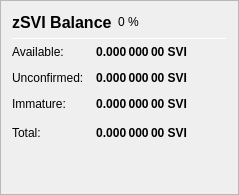
                   <widget class="QFrame" name="frame_ZerocoinBalances">
                    <property name="frameShape">
                     <enum>QFrame::StyledPanel</enum>
                    </property>
                    <property name="frameShadow">
                     <enum>QFrame::Raised</enum>
                    </property>
                    <layout class="QVBoxLayout" name="verticalLayout_7">
                     <item>
                      <layout class="QHBoxLayout" name="horizontalLayout_8" stretch="0,0,0">
                       <item>
                        <widget class="QLabel" name="label_5z_3">
                         <property name="minimumSize">
                          <size>
                           <width>0</width>
                           <height>20</height>
                          </size>
                         </property>
                         <property name="font">
                          <font>
                           <pointsize>12</pointsize>
                           <weight>75</weight>
                           <bold>true</bold>
                          </font>
                         </property>
                         <property name="text">
                          <string>zSVI Balance</string>
                         </property>
                        </widget>
                       </item>
                       <item>
                        <widget class="QLabel" name="labelzSVIPercent">
                         <property name="text">
                          <string notr="true">0 %</string>
                         </property>
                        </widget>
                       </item>
                       <item>
                        <spacer name="horizontalSpacer_11">
                         <property name="orientation">
                          <enum>Qt::Horizontal</enum>
                         </property>
                         <property name="sizeHint" stdset="0">
                          <size>
                           <width>40</width>
                           <height>20</height>
                          </size>
                         </property>
                        </spacer>
                       </item>
                      </layout>
                     </item>
                     <item>
                      <widget class="Line" name="line_ZerocoinBalance">
                       <property name="minimumSize">
                        <size>
                         <width>0</width>
                         <height>1</height>
                        </size>
                       </property>
                       <property name="maximumSize">
                        <size>
                         <width>16777215</width>
                         <height>1</height>
                        </size>
                       </property>
                       <property name="orientation">
                        <enum>Qt::Horizontal</enum>
                       </property>
                      </widget>
                     </item>
                     <item>
                      <layout class="QGridLayout" name="gridLayout_5">
                       <property name="spacing">
                        <number>12</number>
                       </property>
                       <item row="1" column="0">
                        <widget class="QLabel" name="labelzBalanceMatureText">
                         <property name="toolTip">
                          <string>Mature: more than 20 confirmation and more than 1 mint of the same denomination after it was minted.
These zSVI are spendable.</string>
                         </property>
                         <property name="text">
                          <string>Available:</string>
                         </property>
                        </widget>
                       </item>
                       <item row="1" column="1">
                        <widget class="QLabel" name="labelzBalanceMature">
                         <property name="font">
                          <font>
                           <weight>75</weight>
                           <bold>true</bold>
                          </font>
                         </property>
                         <property name="toolTip">
                          <string>Mature: more than 20 confirmation and more than 1 mint of the same denomination after it was minted.
These zSVI are spendable.</string>
                         </property>
                         <property name="text">
                          <string notr="true">0.000 000 00 SVI</string>
                         </property>
                         <property name="alignment">
                          <set>Qt::AlignRight|Qt::AlignTrailing|Qt::AlignVCenter</set>
                         </property>
                        </widget>
                       </item>
                       <item row="2" column="0">
                        <widget class="QLabel" name="labelzBalanceUnconfirmedText">
                         <property name="toolTip">
                          <string>Unconfirmed: less than 20 confirmations
Immature: confirmed, but less than 1 mint of the same denomination after it was minted</string>
                         </property>
                         <property name="text">
                          <string>Unconfirmed:</string>
                         </property>
                        </widget>
                       </item>
                       <item row="2" column="1">
                        <widget class="QLabel" name="labelzBalanceUnconfirmed">
                         <property name="font">
                          <font>
                           <weight>75</weight>
                           <bold>true</bold>
                          </font>
                         </property>
                         <property name="toolTip">
                          <string>Unconfirmed: less than 20 confirmations
Immature: confirmed, but less than 1 mint of the same denomination after it was minted</string>
                         </property>
                         <property name="text">
                          <string notr="true">0.000 000 00 SVI</string>
                         </property>
                         <property name="alignment">
                          <set>Qt::AlignRight|Qt::AlignTrailing|Qt::AlignVCenter</set>
                         </property>
                        </widget>
                       </item>
                       <item row="3" column="0">
                        <widget class="QLabel" name="labelzBalanceImmatureText">
                         <property name="toolTip">
                          <string>Unconfirmed: less than 20 confirmations
Immature: confirmed, but less than 1 mint of the same denomination after it was minted</string>
                         </property>
                         <property name="text">
                          <string>Immature:</string>
                         </property>
                        </widget>
                       </item>
                       <item row="3" column="1">
                        <widget class="QLabel" name="labelzBalanceImmature">
                         <property name="font">
                          <font>
                           <weight>75</weight>
                           <bold>true</bold>
                          </font>
                         </property>
                         <property name="toolTip">
                          <string>Unconfirmed: less than 20 confirmations
Immature: confirmed, but less than 1 mint of the same denomination after it was minted</string>
                         </property>
                         <property name="text">
                          <string notr="true">0.000 000 00 SVI</string>
                         </property>
                         <property name="alignment">
                          <set>Qt::AlignRight|Qt::AlignTrailing|Qt::AlignVCenter</set>
                         </property>
                        </widget>
                       </item>
                       <item row="4" column="0">
                        <widget class="QLabel" name="labelzBalanceText">
                         <property name="toolTip">
                          <string>Your current zSVI balance, unconfirmed and immature zSVI included.</string>
                         </property>
                         <property name="text">
                          <string>Total:</string>
                         </property>
                        </widget>
                       </item>
                       <item row="4" column="1">
                        <widget class="QLabel" name="labelzBalance">
                         <property name="font">
                          <font>
                           <weight>75</weight>
                           <bold>true</bold>
                          </font>
                         </property>
                         <property name="cursor">
                          <cursorShape>IBeamCursor</cursorShape>
                         </property>
                         <property name="toolTip">
                          <string>Your current zSVI balance, unconfirmed and immature zSVI included.</string>
                         </property>
                         <property name="text">
                          <string notr="true">0.000 000 00 SVI</string>
                         </property>
                         <property name="alignment">
                          <set>Qt::AlignRight|Qt::AlignTrailing|Qt::AlignVCenter</set>
                         </property>
                         <property name="textInteractionFlags">
                          <set>Qt::LinksAccessibleByMouse|Qt::TextSelectableByKeyboard|Qt::TextSelectableByMouse</set>
                         </property>
                        </widget>
                       </item>
                       <item row="4" column="2">
                        <spacer name="horizontalSpacer_4">
                         <property name="orientation">
                          <enum>Qt::Horizontal</enum>
                         </property>
                         <property name="sizeHint" stdset="0">
                          <size>
                           <width>40</width>
                           <height>20</height>
                          </size>
                         </property>
                        </spacer>
                       </item>
                      </layout>
                     </item>
                     <item>
                      <spacer name="verticalSpacer_4">
                       <property name="orientation">
                        <enum>Qt::Vertical</enum>
                       </property>
                       <property name="sizeHint" stdset="0">
                        <size>
                         <width>20</width>
                         <height>40</height>
                        </size>
                       </property>
                      </spacer>
                     </item>
                    </layout>
                   </widget>
